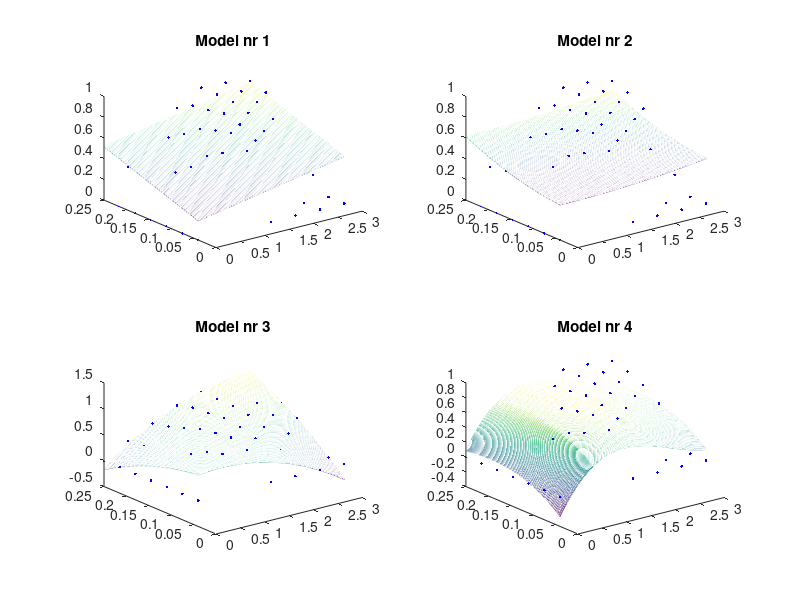

Write MATLAB code to recreate this figure.
close all
krok_x = 0.01;
krok_y = 0.001;
x = [0, 0.5, 1, 1.5, 2, 2.5, 3];
y = [0.04, 0.075, 0.11, 0.145, 0.180, 0.215, 0.250];
z = [ 0 0.78 0.74 0 0 0 0;
      0 0.69 0.85 0.72 0.38 0 0;
      0 0.52 0.81 0.81 0.69 0.45 0.15;
      0 0.4 0.76 0.85 0.8 0.68 0.5;
      0 0.34 0.65 0.82 0.84 0.78 0.66;
      0 0.29 0.55 0.80 0.85 0.82 0.75;
      0 0.26 0.48 0.71 0.85 0.84 0.8;
    ];

%
% Model 1 c1x + c2y + c3
%
[X,Y] = meshgrid(x,y);
xp = reshape(X,1,[]);
yp = reshape(Y,1,[]);
zp = reshape(z,1,[]);
d = length(xp);
Z = [xp;yp;ones(1,d)];
C = zp*Z'*inv(Z*Z');
F = @(a, b) (C(1)*a + C(2)*b + C(3));

subplot(2,2,1)
plot3(X,Y,z,'.b');
title('Model nr 1')
hold on
hold on
xx=x(1):krok_x:x(end);
yy=y(1):krok_y:y(end);
[XX,YY]=meshgrid(xx,yy);
W = F(XX,YY);
mesh(XX,YY,W)


%
% Model 2 c1x^2 + c2y^2 + c3
%
[X,Y] = meshgrid(x,y);
xp = reshape(X,1,[]);
yp = reshape(Y,1,[]);
zp = reshape(z,1,[]);
d = length(xp);
Z = [xp.^2;yp.^2;ones(1,d)];
C = zp*Z'*inv(Z*Z');
F = @(a, b) (C(1)*a.^2 + C(2)*b.^2 + C(3));

subplot(2,2,2)
plot3(X,Y,z,'.b');
title('Model nr 2')
hold on
xx=x(1):krok_x:x(end);
yy=y(1):krok_y:y(end);
[XX,YY]=meshgrid(xx,yy);
W = F(XX,YY);
mesh(XX,YY,W)

%
% Model 3 c1x^2 + c2y^2 + c3
%
[X,Y] = meshgrid(x,y);
xp = reshape(X,1,[]);
yp = reshape(Y,1,[]);
zp = reshape(z,1,[]);
d = length(xp);
Z = [xp.^2;yp.^2;xp.*yp;ones(1,d)];
C = zp*Z'*inv(Z*Z');
F = @(a, b) (C(1)*a.^2 + C(2)*b.^2 + C(3)*a.*b + C(4));

subplot(2,2,3)
plot3(X,Y,z,'.b');
title('Model nr 3')
hold on
xx=x(1):krok_x:x(end);
yy=y(1):krok_y:y(end);
[XX,YY]=meshgrid(xx,yy);
W = F(XX,YY);
mesh(XX,YY,W)

%
% Model 4 c1x^2 + c2y^2 + c3
%
[X,Y] = meshgrid(x,y);
xp = reshape(X,1,[]);
yp = reshape(Y,1,[]);
zp = reshape(z,1,[]);
d = length(xp);
Z = [xp.^3;xp.^2;xp;yp.^3;yp.^2;yp;ones(1,d)];
C = zp*Z'*inv(Z*Z');
F = @(a, b) (C(1)*a.^3 + C(2)*a.^2 + C(3)*a + C(4)*b.^3 + C(5)*b.^2 + C(6)*b + C(7));

subplot(2,2,4)
plot3(X,Y,z,'.b');
title('Model nr 4')
hold on
xx=x(1):krok_x:x(end);
yy=y(1):krok_y:y(end);
[XX,YY]=meshgrid(xx,yy);
W = F(XX,YY);
mesh(XX,YY,W)


